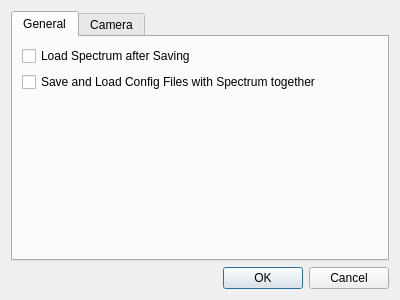
<?xml version="1.0" encoding="UTF-8"?>
<ui version="4.0">
 <class>Settings</class>
 <widget class="QDialog" name="Settings">
  <property name="geometry">
   <rect>
    <x>0</x>
    <y>0</y>
    <width>400</width>
    <height>300</height>
   </rect>
  </property>
  <property name="windowTitle">
   <string>Settings</string>
  </property>
  <layout class="QVBoxLayout" name="verticalLayout">
   <item>
    <widget class="QTabWidget" name="cameraTab">
     <property name="currentIndex">
      <number>0</number>
     </property>
     <widget class="QWidget" name="generalTab">
      <attribute name="title">
       <string>General</string>
      </attribute>
      <layout class="QVBoxLayout" name="verticalLayout_3">
       <item>
        <layout class="QVBoxLayout" name="verticalLayout_2">
         <property name="sizeConstraint">
          <enum>QLayout::SetDefaultConstraint</enum>
         </property>
         <item>
          <widget class="QCheckBox" name="loadAfterSavingCheckBox">
           <property name="toolTip">
            <string>&lt;html&gt;&lt;head/&gt;&lt;body&gt;&lt;p&gt;Load a spectrum after it was saved into the spectrum list.&lt;/p&gt;&lt;/body&gt;&lt;/html&gt;</string>
           </property>
           <property name="text">
            <string>Load Spectrum after Saving</string>
           </property>
          </widget>
         </item>
         <item>
          <widget class="QCheckBox" name="autoConfigFilesCheckBox">
           <property name="toolTip">
            <string>&lt;html&gt;&lt;head/&gt;&lt;body&gt;&lt;p&gt;Use a seperate file with the same name as the spectrum file for storing the configuration of the spectrum (e.g. wavelength configuration).&lt;/p&gt;&lt;/body&gt;&lt;/html&gt;</string>
           </property>
           <property name="text">
            <string>Save and Load Config Files with Spectrum together</string>
           </property>
          </widget>
         </item>
        </layout>
       </item>
       <item>
        <spacer name="verticalSpacer">
         <property name="orientation">
          <enum>Qt::Vertical</enum>
         </property>
         <property name="sizeHint" stdset="0">
          <size>
           <width>20</width>
           <height>40</height>
          </size>
         </property>
        </spacer>
       </item>
      </layout>
     </widget>
     <widget class="QWidget" name="tab_2">
      <attribute name="title">
       <string>Camera</string>
      </attribute>
      <layout class="QVBoxLayout" name="verticalLayout_4">
       <item>
        <layout class="QHBoxLayout" name="horizontalLayout">
         <item>
          <widget class="QLabel" name="label">
           <property name="text">
            <string>Resolution X (Restart required): </string>
           </property>
          </widget>
         </item>
         <item>
          <widget class="QSpinBox" name="resXSpin">
           <property name="maximum">
            <number>10000</number>
           </property>
           <property name="singleStep">
            <number>10</number>
           </property>
          </widget>
         </item>
        </layout>
       </item>
       <item>
        <layout class="QHBoxLayout" name="horizontalLayout_2">
         <item>
          <widget class="QLabel" name="label_2">
           <property name="text">
            <string>Resolution Y (Restart required): </string>
           </property>
          </widget>
         </item>
         <item>
          <widget class="QSpinBox" name="resYSpin">
           <property name="maximum">
            <number>10000</number>
           </property>
           <property name="singleStep">
            <number>10</number>
           </property>
          </widget>
         </item>
        </layout>
       </item>
       <item>
        <widget class="QGroupBox" name="cameraDetectionGroup">
         <property name="title">
          <string>Camera Detection (Experimental)</string>
         </property>
         <layout class="QFormLayout" name="formLayout">
          <item row="0" column="0">
           <widget class="QLabel" name="label_3">
            <property name="text">
             <string>Mode: </string>
            </property>
           </widget>
          </item>
          <item row="0" column="1">
           <widget class="QComboBox" name="cameraDetectionCombo"/>
          </item>
          <item row="1" column="1">
           <widget class="QComboBox" name="manualCameraCombo"/>
          </item>
          <item row="1" column="0">
           <widget class="QLabel" name="label_4">
            <property name="text">
             <string>Manual Camera: </string>
            </property>
           </widget>
          </item>
         </layout>
        </widget>
       </item>
       <item>
        <spacer name="verticalSpacer_2">
         <property name="orientation">
          <enum>Qt::Vertical</enum>
         </property>
         <property name="sizeHint" stdset="0">
          <size>
           <width>20</width>
           <height>40</height>
          </size>
         </property>
        </spacer>
       </item>
      </layout>
     </widget>
    </widget>
   </item>
   <item>
    <widget class="QDialogButtonBox" name="buttonBox">
     <property name="orientation">
      <enum>Qt::Horizontal</enum>
     </property>
     <property name="standardButtons">
      <set>QDialogButtonBox::Cancel|QDialogButtonBox::Ok</set>
     </property>
    </widget>
   </item>
  </layout>
 </widget>
 <resources/>
 <connections>
  <connection>
   <sender>buttonBox</sender>
   <signal>accepted()</signal>
   <receiver>Settings</receiver>
   <slot>accept()</slot>
   <hints>
    <hint type="sourcelabel">
     <x>248</x>
     <y>254</y>
    </hint>
    <hint type="destinationlabel">
     <x>157</x>
     <y>274</y>
    </hint>
   </hints>
  </connection>
  <connection>
   <sender>buttonBox</sender>
   <signal>rejected()</signal>
   <receiver>Settings</receiver>
   <slot>reject()</slot>
   <hints>
    <hint type="sourcelabel">
     <x>316</x>
     <y>260</y>
    </hint>
    <hint type="destinationlabel">
     <x>286</x>
     <y>274</y>
    </hint>
   </hints>
  </connection>
 </connections>
</ui>
